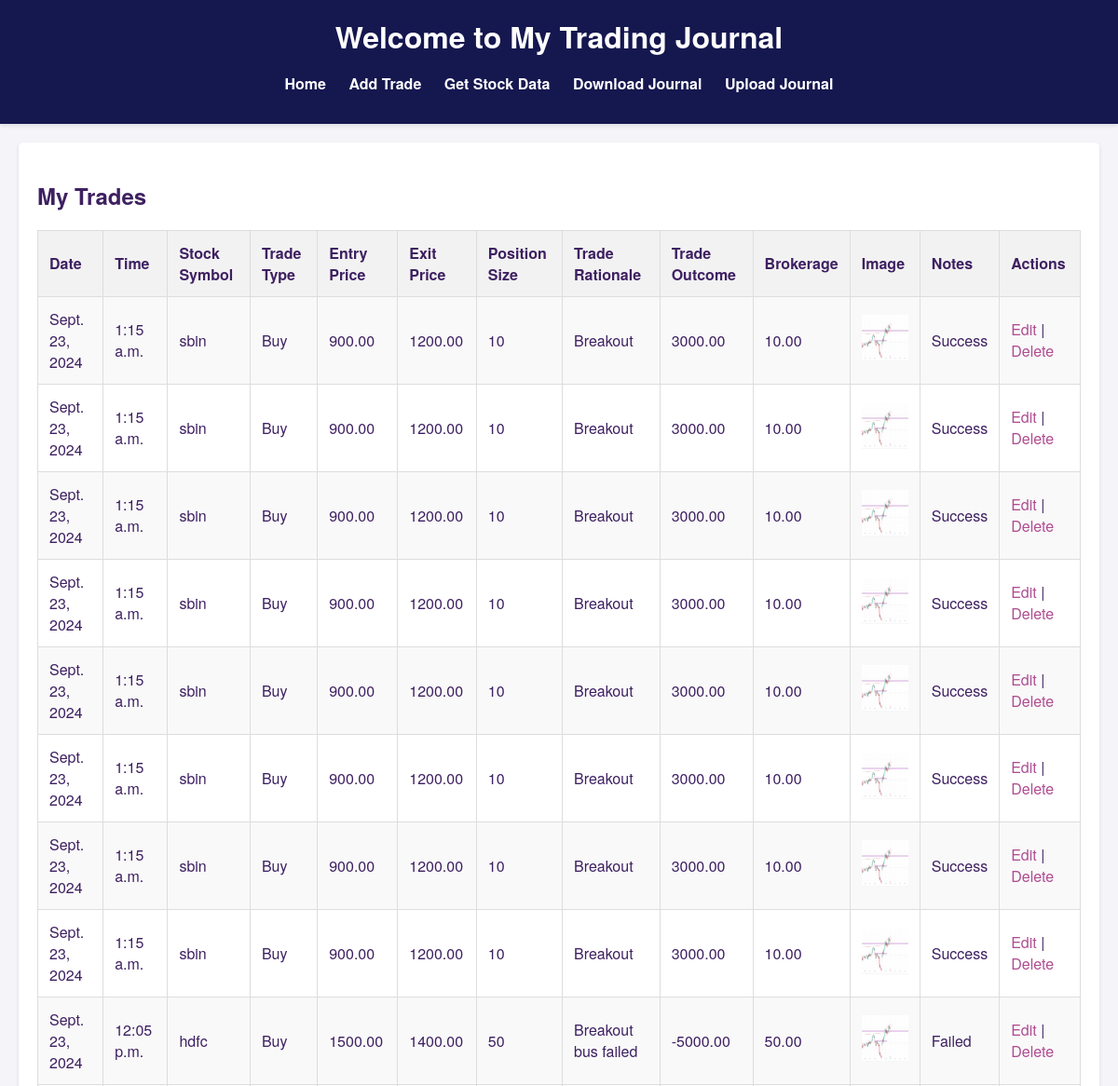
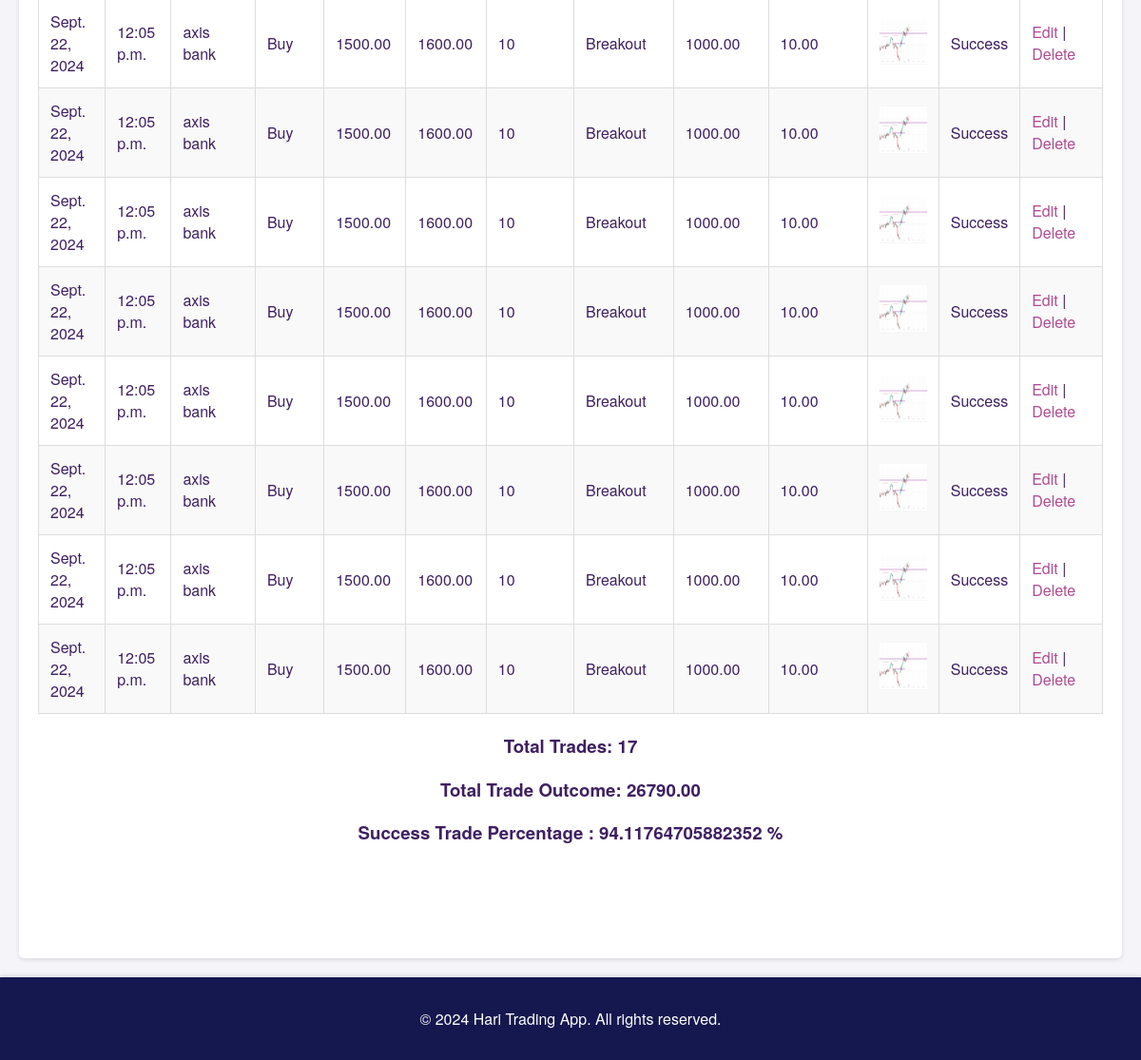
The page / on the database its author committed (2 pictures, top to bottom).
### journal/models.py (models this page shows, shortened)
class Trade(models.Model):
    TRADE_TYPES = [
        ('Buy', 'Buy'),
        ('Sell', 'Sell'),
    ]
    date = models.DateField()
    time = models.TimeField()  # New time field
    stock_symbol = models.CharField(max_length=10)
    trade_type = models.CharField(max_length=4, choices=TRADE_TYPES)
    entry_price = models.DecimalField(max_digits=10, decimal_places=2)
    exit_price = models.DecimalField(max_digits=10, decimal_places=2, null=True, blank=True)
    position_size = models.IntegerField()
    trade_rationale = models.TextField()
    trade_outcome = models.DecimalField(max_digits=10, decimal_places=2, null=True, blank=True)
    notes = models.TextField(blank=True)
    image = models.ImageField(upload_to='trade_images/', null=True, blank=True)  # New image field
    brokerage = models.DecimalField(max_digits=10, decimal_places=2, null=True, blank=True)  # New brokerage
    @property
    def outcome(self):
        if self.trade_type == 'Buy':
            return (self.exit_price - self.entry_price) * self.position_size
        elif self.trade_type == 'Sell':
            return (self.entry_price - self.exit_price) * self.position_size
        return 0
    @property
    def brokerage_outcome(self):
        return self.brokerage

### journal/views.py (the view)
# urls.py: path('', views.trade_list, name='trade_list'),
def trade_list(request):
    trades = Trade.objects.all().order_by('-date')
    success_trades = trades.filter(notes__startswith='SUCCESS')
    failure_trades = trades.filter(notes__startswith='FAIL')
    try:
        percentage = (len(success_trades) / len(trades))*100
    except ZeroDivisionError:
        percentage = 0
    total_outcome = sum(trade.outcome for trade in trades)
    total_brokerage = sum(trade.brokerage_outcome for trade in trades)
    total_outcome -= total_brokerage
    return render(request, 'journal/trade_list.html', {"trades": trades,
                                                       'total_outcome': total_outcome,
                                                       'percentage':percentage})

### journal/templates/journal/trade_list.html
{% extends "journal/base.html" %} {% block content %}
<h2>My Trades</h2>
<table class="margin-top">
  <tr>
    <th>Date</th>
    <th>Time</th>
    <th>Stock Symbol</th>
    <th>Trade Type</th>
    <th>Entry Price</th>
    <th>Exit Price</th>
    <th>Position Size</th>
    <th>Trade Rationale</th>
    <th>Trade Outcome</th>
    <th>Brokerage</th>
    <th>Image</th>
    <th>Notes</th>
    <th>Actions</th>
  </tr>
  {% for trade in trades %}
  <tr>
    <td>{{ trade.date }}</td>
    <td>{{ trade.time }}</td>
    <td>{{ trade.stock_symbol }}</td>
    <td>{{ trade.trade_type }}</td>
    <td>{{ trade.entry_price }}</td>
    <td>{{ trade.exit_price }}</td>
    <td>{{ trade.position_size }}</td>
    <td>{{ trade.trade_rationale.capitalize }}</td>
    <td>{{ trade.trade_outcome }}</td>
    <td>{{ trade.brokerage }}</td>
    <td>
      {% if trade.image %}
      <img
        src="{{ trade.image.url }}"
        alt="Trade Image"
        style="width: 50px; height: 50px"
      />
      {% else %} No Image {% endif %}
    </td>
    <td>{{ trade.notes.capitalize }}</td>
    <td>
      <a href="{% url 'trade_update' trade.pk %}">Edit</a> |
      <a href="{% url 'trade_delete' trade.pk %}">Delete</a>
    </td>
  </tr>
  {% endfor %}
</table>
<h3 class="text-center">Total Trades: {{ trades.count }}</h3>
<h3 class="text-center">Total Trade Outcome: {{ total_outcome }}</h3>
<h3 class="text-center">Success Trade Percentage : {{ percentage }} %</h3>
{% endblock %}

### journal/templates/journal/base.html (shortened to what this page needs)
{% load static %}
<!DOCTYPE html>
<html>
  <head>
    <link
      rel="stylesheet"
      type="text/css"
      href="{% static 'journal/style.css' %}"
    />
  </head>
  <body>
    <header>
      <h1>Welcome to My Trading Journal</h1>
      <nav>
        <ul>
          <li><a href="{% url 'trade_list' %}">Home</a></li>
          <li><a href="{% url 'add_trade' %}">Add Trade</a></li>
          <li><a href="{% url 'nse_stock' %}">Get Stock Data</a></li>
          <li><a href="{% url 'export_trades' %}">Download Journal</a></li>
          <li><a href="{% url 'upload_excel' %}">Upload Journal</a></li>
        </ul>
      </nav>
    </header>
    <div class="content">
      {% block content %}{% endblock %}
    </div>
    <footer>
      <p>&copy; 2024 Hari Trading App. All rights reserved.</p>
    </footer>
  </body>
</html>

### journal/static/journal/style.css (style rules this page uses)
body { font-family: 'Helvetica Neue', Arial, sans-serif; margin: 0; padding: 0; background-color: #f4f4f9; color: #3e2061; }
header { background-color: #15174f; color: white; padding: 1em 0; text-align: center; box-shadow: 0 2px 4px rgba(0, 0, 0, 0.1); }
header h1 { margin: 0; }
nav ul { list-style-type: none; padding: 0; }
nav ul li { display: inline; margin: 0 10px; }
nav ul li a { color: white; text-decoration: none; font-weight: bold; }
.content { margin: 20px; background: white; padding: 20px; border-radius: 5px; box-shadow: 0 2px 4px rgba(0, 0, 0, 0.1); padding-bottom: 100px; flex: 1; }
footer { background-color: #15174f; color: white; text-align: center; padding: 1em 0; position: static; bottom: 0; width: 100%; box-shadow: 0 -2px 4px rgba(0, 0, 0, 0.1); }
table { width: 100%; border-collapse: collapse; margin-bottom: 20px; }
table, th, td { border: 1px solid #ddd; }
th, td { padding: 12px; text-align: left; }
th { background-color: #f2f2f2; }
tr:nth-child(even) { background-color: #f9f9f9; }
a { color: #af4c91; text-decoration: none; }
.text-center { text-align: center; }
.margin-top { margin-top: 20px; }

### rows shown on the page
Trade: date "Sept. 23, 2024", time "1:15 a.m.", stock_symbol "sbin", trade_type "Buy", entry_price "900.00", exit_price "1200.00", position_size "10", trade_rationale "Breakout", trade_outcome "3000.00", brokerage "10.00", image (picture), notes "Success"
Trade: date "Sept. 23, 2024", time "1:15 a.m.", stock_symbol "sbin", trade_type "Buy", entry_price "900.00", exit_price "1200.00", position_size "10", trade_rationale "Breakout", trade_outcome "3000.00", brokerage "10.00", image (picture), notes "Success"
Trade: date "Sept. 23, 2024", time "1:15 a.m.", stock_symbol "sbin", trade_type "Buy", entry_price "900.00", exit_price "1200.00", position_size "10", trade_rationale "Breakout", trade_outcome "3000.00", brokerage "10.00", image (picture), notes "Success"
Trade: date "Sept. 23, 2024", time "1:15 a.m.", stock_symbol "sbin", trade_type "Buy", entry_price "900.00", exit_price "1200.00", position_size "10", trade_rationale "Breakout", trade_outcome "3000.00", brokerage "10.00", image (picture), notes "Success"
Trade: date "Sept. 23, 2024", time "1:15 a.m.", stock_symbol "sbin", trade_type "Buy", entry_price "900.00", exit_price "1200.00", position_size "10", trade_rationale "Breakout", trade_outcome "3000.00", brokerage "10.00", image (picture), notes "Success"
Trade: date "Sept. 23, 2024", time "1:15 a.m.", stock_symbol "sbin", trade_type "Buy", entry_price "900.00", exit_price "1200.00", position_size "10", trade_rationale "Breakout", trade_outcome "3000.00", brokerage "10.00", image (picture), notes "Success"
Trade: date "Sept. 23, 2024", time "1:15 a.m.", stock_symbol "sbin", trade_type "Buy", entry_price "900.00", exit_price "1200.00", position_size "10", trade_rationale "Breakout", trade_outcome "3000.00", brokerage "10.00", image (picture), notes "Success"
Trade: date "Sept. 23, 2024", time "1:15 a.m.", stock_symbol "sbin", trade_type "Buy", entry_price "900.00", exit_price "1200.00", position_size "10", trade_rationale "Breakout", trade_outcome "3000.00", brokerage "10.00", image (picture), notes "Success"
Trade: date "Sept. 23, 2024", time "12:05 p.m.", stock_symbol "hdfc", trade_type "Buy", entry_price "1500.00", exit_price "1400.00", position_size "50", trade_rationale "Breakout bus failed", trade_outcome "-5000.00", brokerage "50.00", image (picture), notes "Failed"
Trade: date "Sept. 22, 2024", time "12:05 p.m.", stock_symbol "axis bank", trade_type "Buy", entry_price "1500.00", exit_price "1600.00", position_size "10", trade_rationale "Breakout", trade_outcome "1000.00", brokerage "10.00", image (picture), notes "Success"
Trade: date "Sept. 22, 2024", time "12:05 p.m.", stock_symbol "axis bank", trade_type "Buy", entry_price "1500.00", exit_price "1600.00", position_size "10", trade_rationale "Breakout", trade_outcome "1000.00", brokerage "10.00", image (picture), notes "Success"
Trade: date "Sept. 22, 2024", time "12:05 p.m.", stock_symbol "axis bank", trade_type "Buy", entry_price "1500.00", exit_price "1600.00", position_size "10", trade_rationale "Breakout", trade_outcome "1000.00", brokerage "10.00", image (picture), notes "Success"
Trade: date "Sept. 22, 2024", time "12:05 p.m.", stock_symbol "axis bank", trade_type "Buy", entry_price "1500.00", exit_price "1600.00", position_size "10", trade_rationale "Breakout", trade_outcome "1000.00", brokerage "10.00", image (picture), notes "Success"
Trade: date "Sept. 22, 2024", time "12:05 p.m.", stock_symbol "axis bank", trade_type "Buy", entry_price "1500.00", exit_price "1600.00", position_size "10", trade_rationale "Breakout", trade_outcome "1000.00", brokerage "10.00", image (picture), notes "Success"
Trade: date "Sept. 22, 2024", time "12:05 p.m.", stock_symbol "axis bank", trade_type "Buy", entry_price "1500.00", exit_price "1600.00", position_size "10", trade_rationale "Breakout", trade_outcome "1000.00", brokerage "10.00", image (picture), notes "Success"
Trade: date "Sept. 22, 2024", time "12:05 p.m.", stock_symbol "axis bank", trade_type "Buy", entry_price "1500.00", exit_price "1600.00", position_size "10", trade_rationale "Breakout", trade_outcome "1000.00", brokerage "10.00", image (picture), notes "Success"
Trade: date "Sept. 22, 2024", time "12:05 p.m.", stock_symbol "axis bank", trade_type "Buy", entry_price "1500.00", exit_price "1600.00", position_size "10", trade_rationale "Breakout", trade_outcome "1000.00", brokerage "10.00", image (picture), notes "Success"

### other values the page prints
{{ trades.count }} "17"
{{ total_outcome }} "26790.00"
{{ percentage }} "94.11764705882352"
